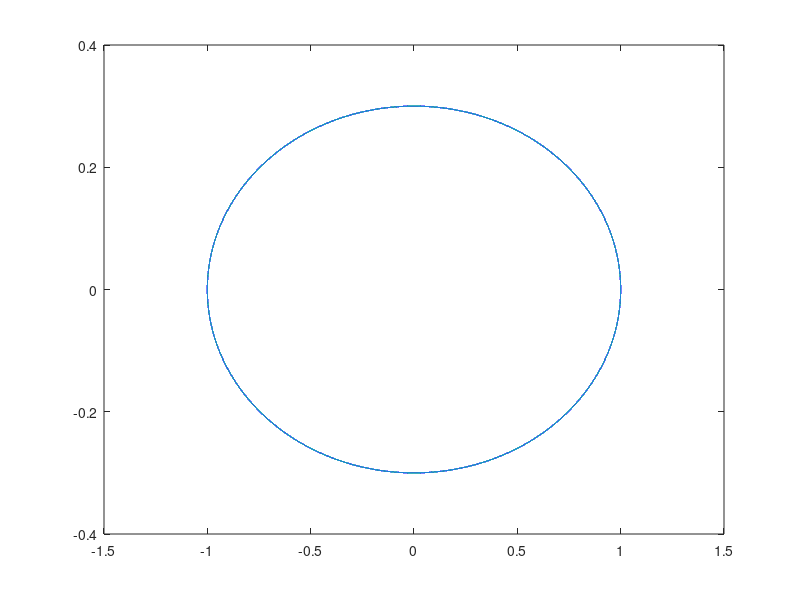

Here is the MATLAB script that generated this plot:
clear; clf; hold off; n=0; h=0.0001;
% Constantes del Sistema
 m1=1; l=1; k1=m1*l^2;
% Constantes para cambiar
 m2=1; n=1; k2=m2*n^2;
% Condiciones Iniciales
x = 1; vx = 0; y = 0; vy = 0.3;
ax = -k1*x/m1;  
ay = -k2*y/m2; 
tfin=100; n=0;
% Inicio de la Simulacion
px(1)=x; py(1)=y;
for t=0:h:tfin
    n  = n+1;
    ax =-k1*x/m1;
    vx = vx + ax*h;
    x  = x  + vx*h;
    ay =-k2*y/m2;
    vy = vy + ay*h;
    y  = y  + vy*h;
    px(n+1)=x;
    py(n+1)=y;
end
plot(px,py)
